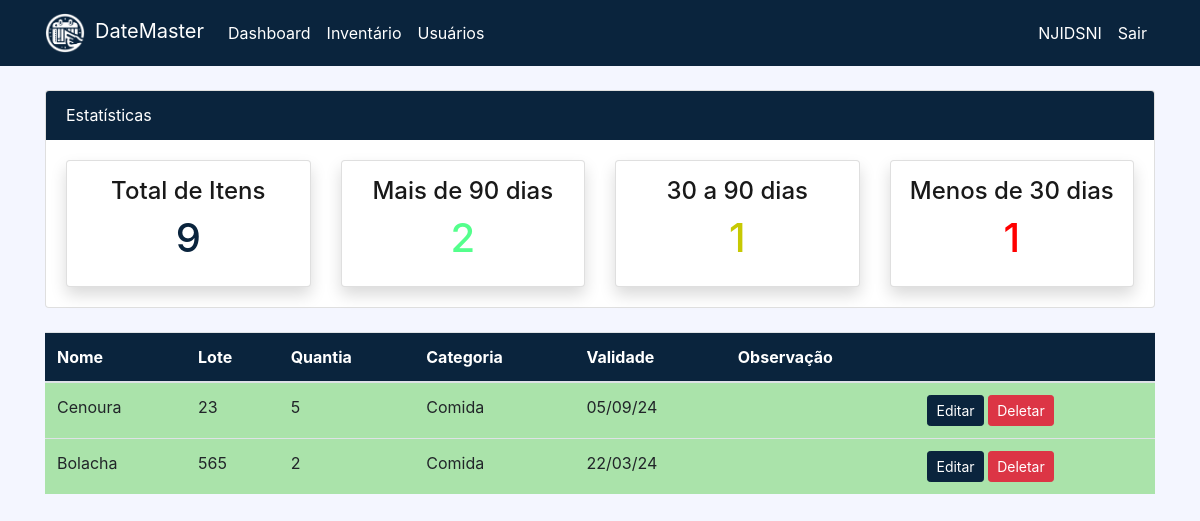
/alta/ (signed in), run on an earlier commit of the app's database.
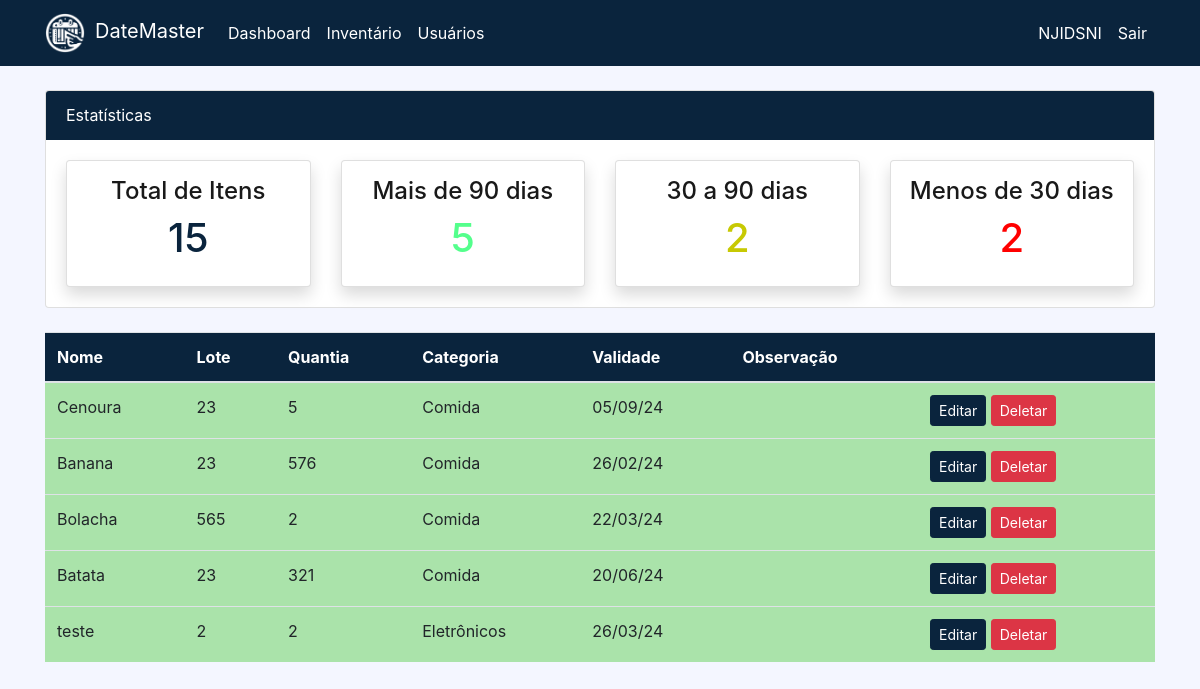
And on a later commit of the database.
### dashboard/models.py (models this page shows, shortened)
class Product(models.Model):
    name = models.CharField(max_length=100, null=True, blank=True)
    lot = models.CharField(max_length=20, null=True, blank=True)
    category = models.CharField(max_length=20, choices=CATEGORY, null=True, blank=True)
    quantity = models.PositiveIntegerField(null=False, blank=True)
    expiration_date = models.DateField(null=True, blank=True)
    observation = models.TextField(null=True, blank=True)

### dashboard/views.py (the view)
# urls.py: path('alta/', views.alta, name='dashboard-alta'),
@login_required
def alta(request):
    items = Product.objects.raw('SELECT * FROM dashboard_product')
    item_countp = len(items)
    current_date = date.today()
    thirty_days_from_now = current_date + timedelta(days=30)
    items = Product.objects.filter(expiration_date__gt=current_date, expiration_date__lt=thirty_days_from_now)
    item_countb = len(items)
    current_date = date.today()
    thirty_days_ago = current_date + timedelta(days=30)
    ninety_days_ago = current_date + timedelta(days=90)
    query = ''' SELECT * FROM dashboard_product WHERE expiration_date BETWEEN %s AND %s'''
    items = Product.objects.raw(query, [thirty_days_ago, ninety_days_ago])
    item_countm = len(items)
    current_date = date.today()
    three_months_ago = current_date + timedelta(days=3*30)
    items = Product.objects.raw('SELECT * FROM dashboard_product WHERE expiration_date > %s', [three_months_ago])
    item_counta = len(items)
    context = {
        'items': items,
        'item_countp': item_countp,
        'item_counta': item_counta,
        'item_countm': item_countm,
        'item_countb': item_countm,
    }
    return render(request, 'dashboard/alta.html', context)

### templates/dashboard/alta.html (shortened to what this page needs)
{% extends 'partials/base.html' %}
{% load crispy_forms_tags %}
{% block content %}
{% include 'partials/topnav.html' %}
        <div class="container">
            <div class="row my-4">
                <div class="col-md-12">
                    <table class="table bg-white">
                        <thead class="bg-info color-custom">
                            <tr class="text-white">
                                <th scope="col">Nome</th>
                                <th scope="col">Lote</th>
                                <th scope="col">Quantia</th>
                                <th scope="col">Categoria</th>
                                <th scope="col">Validade</th>
                                <th scope="col">Observação</th>
                                <th scope="col"></th>
                            </tr>
                        </thead>
                        <tbody>
                            {% for item in items %}
                                <tr >
                                    <td style="background-color: rgb(170, 227, 170);">{{ item.name }}</td>
                                    <td style="background-color: rgb(170, 227, 170);">{{ item.lot }}</td>
                                    <td style="background-color: rgb(170, 227, 170);">{{ item.quantity }}</td>
                                    <td style="background-color: rgb(170, 227, 170);">{{ item.category }}</td>
                                    <td style="background-color: rgb(170, 227, 170);">{{ item.expiration_date|date:"d/m/y" }}</td>
                                    <td style="background-color: rgb(170, 227, 170);">{{item.observation}}</td>
                                    <td style="background-color: rgb(170, 227, 170);">
                                        <a class="btn btn-info btn-sm" href="{% url 'dashboard-product-update' pk=item.id %}">Editar</a>
                                        <a class="btn btn-danger btn-sm" href="{% url 'dashboard-product-delete' pk=item.id %}">Deletar</a>
                                    </td>
                                </tr>
                            {% endfor %}
                        </tbody>
                    </table>
                </div>
            </div>
        </div>
{% endblock%}

What changed in the data, as far as the page shows it:
now on this page (row edited): Product: name "Banana", lot "23", quantity "576", category "Comida", expiration_date "26/02/24"
added Product: name "Batata", lot "23", quantity "321", category "Comida", expiration_date "20/06/24"
added Product: name "teste", lot "2", quantity "2", category "Eletrônicos", expiration_date "26/03/24"
Also different on the page:
{{ item_countp }}: "9" → "15"
{{ item_counta }}: "2" → "5"
{{ item_countm }}: "1" → "2"
{{ item_countb }}: "1" → "2"
